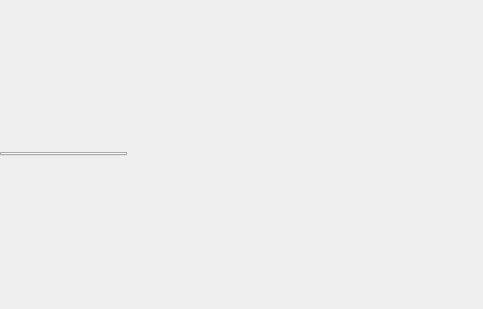
<?xml version="1.0" encoding="UTF-8"?>
<ui version="4.0">
 <class>ChooseEmojiDialog</class>
 <widget class="QDialog" name="ChooseEmojiDialog">
  <property name="geometry">
   <rect>
    <x>0</x>
    <y>0</y>
    <width>483</width>
    <height>309</height>
   </rect>
  </property>
  <property name="sizePolicy">
   <sizepolicy hsizetype="Fixed" vsizetype="Fixed">
    <horstretch>0</horstretch>
    <verstretch>0</verstretch>
   </sizepolicy>
  </property>
  <property name="windowTitle">
   <string>Choose Emoji - Mattermost</string>
  </property>
  <property name="modal">
   <bool>true</bool>
  </property>
  <layout class="QVBoxLayout" name="verticalLayout">
   <property name="spacing">
    <number>0</number>
   </property>
   <property name="leftMargin">
    <number>0</number>
   </property>
   <property name="topMargin">
    <number>0</number>
   </property>
   <property name="rightMargin">
    <number>0</number>
   </property>
   <property name="bottomMargin">
    <number>0</number>
   </property>
   <item>
    <widget class="QTabWidget" name="tabWidget">
     <property name="sizePolicy">
      <sizepolicy hsizetype="Fixed" vsizetype="Fixed">
       <horstretch>0</horstretch>
       <verstretch>0</verstretch>
      </sizepolicy>
     </property>
     <property name="font">
      <font>
       <pointsize>10</pointsize>
      </font>
     </property>
     <property name="styleSheet">
      <string notr="true">QTabBar::tab { height: 42px;}</string>
     </property>
     <property name="tabShape">
      <enum>QTabWidget::Rounded</enum>
     </property>
    </widget>
   </item>
  </layout>
 </widget>
 <resources/>
 <connections/>
</ui>
